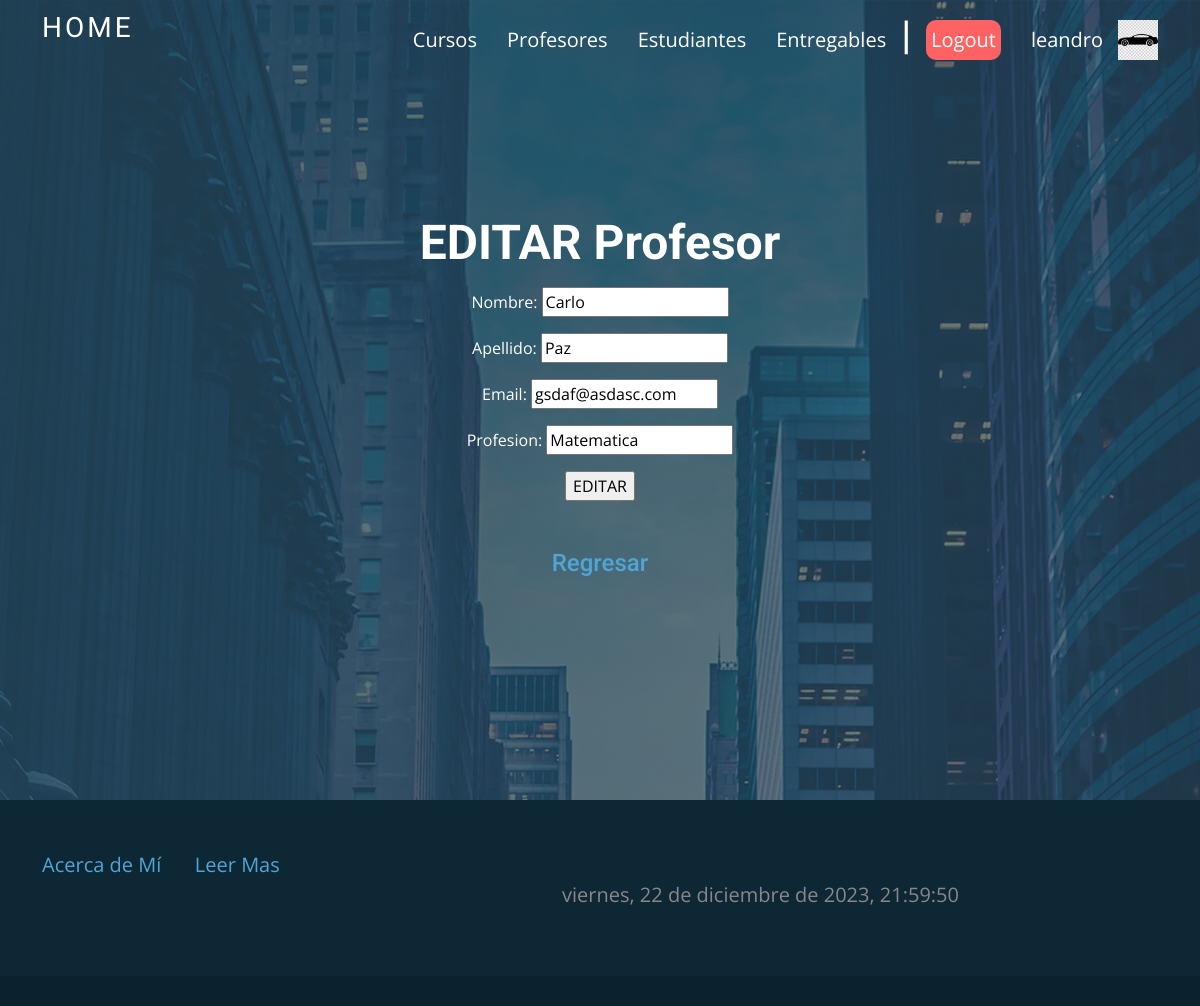
Page /profesores/2/editar (signed in) on the committed database.
### Pagina/models.py (models this page shows, shortened)
class Avatar(models.Model):
    user = models.OneToOneField(User, on_delete=models.CASCADE)
    imagen = models.ImageField(upload_to='avatars/', null=True, blank=True)

class Profesores(models.Model):
    nombre = models.CharField(max_length=30)
    apellido = models.CharField(max_length=30)
    email = models.EmailField()
    profesion = models.CharField(max_length=30)

### Pagina/views.py (the view)
# urls.py: path('profesores/<pk>/editar', views.ProfesorUpdateView.as_view(), name="EditarProfesor"),
class ProfesorUpdateView(UpdateView):
    model = Profesores
    template_name = "profesores_editar.html"
    success_url = reverse_lazy('ListaProfesor')
    fields=['nombre','apellido', 'email', 'profesion']

### templates/profesores_editar.html (shortened to what this page needs)
{% extends "base.html" %}
{% load static %}
{% block content %}
<section id="hero-no-slider" class="d-flex justify-cntent-center align-items-center">
    <div class="container position-relative aos-init aos-animate" data-aos="fade-up" data-aos-delay="100">
        <div class="row justify-content-center">
            <div class="col-xl-8">
                <h2>EDITAR Profesor</h2>
                <form action="" method="POST">
                    {{form.as_p}}
                    <input type="submit" value="EDITAR">
                </form>
                <br><br>
                <h4><a href="{% url 'ListaProfesor' %}">Regresar</a></h4>
            </div>
        </div>
    </div>
</section>
{% endblock %}

### templates/base.html (shortened to what this page needs)
{% load static %}
<!DOCTYPE html>
<html lang="en">
<head>
  <link href="{% static 'assets/vendor/animate.css/animate.min.css' %}" rel="stylesheet">
  <link href="{% static 'assets/vendor/aos/aos.css' %}" rel="stylesheet">
  <link href="{% static 'assets/vendor/bootstrap/css/bootstrap.min.css' %}" rel="stylesheet">
  <link href="{% static 'assets/vendor/bootstrap-icons/bootstrap-icons.css' %}" rel="stylesheet">
  <link href="{% static 'assets/vendor/boxicons/css/boxicons.min.css' %}" rel="stylesheet">
  <link href="{% static 'assets/vendor/glightbox/css/glightbox.min.css' %}" rel="stylesheet">
  <link href="{% static 'assets/vendor/swiper/swiper-bundle.min.css' %}" rel="stylesheet">
  <link href="{% static 'assets/css/style.css' %}" rel="stylesheet">
</head>
<body>
  <header id="header" class="fixed-top d-flex align-items-center header-transparent">
    <div class="container d-flex justify-content-between align-items-center">
      {% block navbar %}
      <div class="logo">
        <h1 class="text-light"><a href="{% url 'Bienvenida' %}"><span>Home</span></a></h1>
      </div>
      <nav id="navbar" class="navbar">
        <ul>
            <li><a href="{% url 'ListaCurso' %}" style="font-size: 20px; margin-right: 5">Cursos</a></li>
            <li><a href="{% url 'ListaProfesor' %}" style="font-size: 20px; margin-right: 5">Profesores</a></li>
            <li><a href="{% url 'ListaEstudiante' %}" style="font-size: 20px; margin-right: 5">Estudiantes</a></li>
            <li><a href="{% url 'ListaEntregable' %}" style="font-size: 20px; margin-right: 5">Entregables</a></li>
            <li><h1 style="font-size: 40px; margin-right:15px; margin-left: 15px ;color: white;">|</h1></li>
            <li><a href="{% url 'Inicio' %}"  style="font-size: 20px; color: white; background-color: rgb(255, 98, 98); padding: 5px; border-radius: 10px; display: inline-block;">Logout</a></li>
            <li> <a style="font-size: 20px; margin-right: 15px" href="{% url 'EditarPerfil' %}">{{request.user.username}}</a></li>
            {% if request.user.avatar and request.user.avatar.imagen %}
              <li><img src="{{ request.user.avatar.imagen.url }}" alt="" height="40px"></li>
            {% endif %}
            {% endblock %}
        </ul>
      </nav>
    </div>
  </header>
  {% block content %}  {% endblock %}
  <footer id="footer" class="footer" data-aos="fade-up" data-aos-easing="ease-in-out" data-aos-duration="500">
    <div class="footer-newsletter">
        <div class="container">
            <div class="row">
                {% block footer %}
                    <ul>
                        <li style="display: inline-block; margin-right: 15px;">
                            <a href="{% url 'AcercaDeMi' %}" style="font-size: 20px; margin-right: 30px;">Acerca de Mí</a>
                            <a href="{% url 'LeerMas' %}" style="font-size: 20px;">Leer Mas</a>
                        </li>
                        <li id="fecha-hora" style="margin-left: 520px; display: inline-block; font-size: 20px; color: #888;"></li>
                    </ul>
                {% endblock %}
            </div>
        </div>
    </div>
  </footer>
</body>
</html>

### Pagina/static/assets/css/style.css (style rules this page uses)
body { font-family: "Open Sans", sans-serif; color: #444; }
a { color: #4fa6d5; text-decoration: none; }
h1, h2, h3, h4, h5, h6, .font-primary { font-family: "Roboto", sans-serif; }
#header { height: 80px; transition: all 0.5s; z-index: 997; transition: all 0.5s; background: #1e4356; }
#header.header-transparent { background: none; }
#header .logo h1 { font-size: 28px; margin: 0; padding: 4px 0; line-height: 1; font-weight: 400; letter-spacing: 3px; text-transform: uppercase; }
#header .logo h1 a, #header .logo h1 a:hover { color: #fff; text-decoration: none; }
.navbar { padding: 0; }
.navbar ul { margin: 0; padding: 0; display: flex; list-style: none; align-items: center; }
.navbar li { position: relative; }
.navbar a, .navbar a:focus { display: flex; align-items: center; justify-content: space-between; padding: 10px 0 10px 30px; font-family: "Open Sans", sans-serif; font-size: 14px; color: #fff; white-space: nowrap; transition: 0.3s; }
#hero-no-slider { width: 100%; height: 100vh; overflow: hidden; position: relative; text-align: center; }
#hero-no-slider::before { content: ""; position: absolute; left: 0; top: 0; right: 0; bottom: 0; background: linear-gradient(to right, rgba(30, 67, 86, 0.8), rgba(30, 67, 86, 0.6)), url("../img/hero-bg.jpg") center top no-repeat; }
#hero-no-slider h2 { color: #fff; margin-bottom: 15px; font-size: 48px; font-weight: 700; }
#hero-no-slider p { color: #fff; }
section { padding: 60px 0; }
#footer { background: #0b212d; padding: 0 0 30px 0; color: #fff; font-size: 14px; }
#footer .footer-newsletter { padding: 50px 0; background: #0d2735; }

### rows in the picture
Profesores: nombre "Carlo", apellido "Paz", email "gsdaf@asdasc.com", profesion "Matematica"

### other values in the picture
{{ request.user.username }} "leandro"
